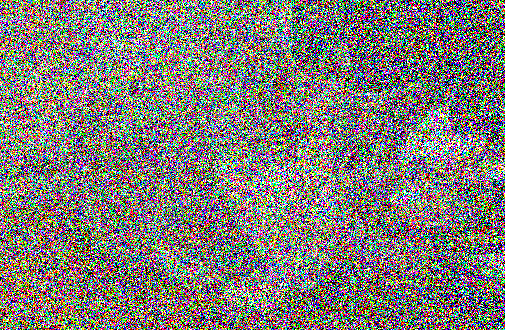
#> input picture ClassWork/CW4/NoisyS.pgm, 505 x 330 px, found by its file name
$ python Assignment4.py
#> lines starting #> are read from the running program, lines starting #| are printed output that depends on the picture; after the words box and inside, x2 and y2 are one past the last pixel; in counts of white or black regions, pixels touching at a corner belong together
### All_Sols/CW/ClassWork4Sol35/logicFunctions.py
__author__ = 'Dmitry Patashov'

import numpy as np
import cv2


def myZeroPadding(myImage, padSize=1):

    if myImage.__class__ == np.ndarray:

        Dim = myImage.shape
        if len(Dim) == 2:

            padSize = np.int64(padSize)
            m, n = Dim[0], Dim[1]
            NewImg = np.zeros([m + 2 * padSize, n + 2 * padSize])
            NewImg[padSize:m + padSize, padSize:n + padSize] = myImage

            return np.uint8(NewImg)

        elif len(Dim) == 3:

            b, g, r = cv2.split(myImage)
            Pb = myZeroPadding(b, padSize)
            Pg = myZeroPadding(g, padSize)
            Pr = myZeroPadding(r, padSize)

            return cv2.merge((Pb, Pg, Pr))
        else:
            return None
    else:
        return None

def myExtendedPadding(myImage, padSize=1):
    if myImage.__class__ == np.ndarray:

        Dim = myImage.shape
        if len(Dim) == 2:

            padSize = np.int64(padSize)
            newImg = myZeroPadding(myImage, padSize)

            def extendTopDown(newImg, padSize, dim):

                newImg[:padSize, :] = newImg[padSize, :]
                newImg[dim + padSize:, :] = newImg[dim + padSize - 1, :]

                return newImg

            newImg = extendTopDown(newImg, padSize, Dim[0])
            newImg = extendTopDown(newImg.transpose(), padSize, Dim[1]).transpose()

            return np.uint8(newImg)

        elif len(Dim) == 3:

            b, g, r = cv2.split(myImage)
            Pb = myExtendedPadding(b, padSize)
            Pg = myExtendedPadding(g, padSize)
            Pr = myExtendedPadding(r, padSize)

            return cv2.merge((Pb, Pg, Pr))
        else:
            return None
    else:
        return None

def MedianSQFilter(myImage, filtOrder=1):

    if myImage.__class__ != np.ndarray:
        return None

    D = myImage.shape
    if len(D) == 2:

        windowSize = filtOrder * 2 + 1

        if windowSize % 2 == 0:
            windowSize += 1
        if windowSize < 3 or windowSize > np.min(D):
            windowSize = 3

        newImage = np.zeros(D)

        borderSize = np.int64((windowSize - 1) / 2)
        PadImg = myExtendedPadding(myImage, borderSize)
        m,n = PadImg.shape

        for i in range(borderSize, m - borderSize):
            for j in range(borderSize, n - borderSize):
                window = PadImg[i-borderSize:borderSize+i+1, j-borderSize:borderSize+j+1]
                arr = np.reshape(window, (1,-1))
                Sarr = np.sort(arr)
                med = Sarr[0][np.int64((windowSize ** 2 - 1) / 2)]
                newImage[i-borderSize][j-borderSize] = med

        return newImage

    elif len(D) == 3:

        b,g,r = cv2.split(myImage)
        MB = MedianSQFilter(b, filtOrder)
        MG = MedianSQFilter(g, filtOrder)
        MR = MedianSQFilter(r, filtOrder)

        return cv2.merge((MB,MG,MR))
    else:
        raise ValueError('Function receives only BGR, RGB or GrayScale images')

### All_Sols/CW/ClassWork4Sol35/myFunctions.py
__author__ = 'Dmitry Patashov'

import numpy as np
import cv2
import logicFunctions as lf

def myMasking(myImage, myMask):
    if myImage.__class__ == np.ndarray and myMask.__class__ == np.ndarray:

        Dim = myImage.shape
        if len(Dim) == 2:
            a, b = myMask.shape
            m, n = Dim[0], Dim[1]

            if m < a or n < b or a % 2 == 0 or np.mod(b, 2) == 0:
                return None

            p = np.int64(m - (a - 1))
            q = np.int64(n - (b - 1))
            LRBorders = np.int64((b - 1) / 2)
            UDBorders = np.int64((a - 1) / 2)

            Result = np.zeros((p, q))
            for i in range(UDBorders, m - UDBorders):
                for j in range(LRBorders, n - LRBorders):
                    subMat = np.float64(myImage[i - UDBorders:i + UDBorders + 1, j - LRBorders:j + LRBorders + 1])
                    Result[i - UDBorders, j - LRBorders] = np.sum(subMat * np.float64(myMask))

            return Result

        elif len(Dim) == 3:

            b, g, r = cv2.split(myImage)
            Mb = myMasking(b, myMask)
            Mg = myMasking(g, myMask)
            Mr = myMasking(r, myMask)

            if Mb.__class__ == None.__class__ or Mg.__class__ == None.__class__ or Mr.__class__ == None.__class__:
                return None

            return cv2.merge((Mb, Mg, Mr))
        else:
            return None

    else:
        return None

# [21 lines left out: function myHistPlotUint8, not called in this run]

### All_Sols/CW/ClassWork4Sol35/Assignment4.py
__author__ = 'Dmitry Patashov'

import myFunctions as mf
import numpy as np
import cv2
from matplotlib import pyplot as plt
import logicFunctions as lf

img = cv2.imread('NoisyS.pgm')
#> img is the input picture: shape (330, 505, 3); mean B, G, R 118.6, 123.3, 126.8

GaussMask = 1.0/273 * np.array([[1, 4, 7, 4, 1],
                                [4, 16, 26, 16, 4],
                                [7, 26, 41, 26, 7],
                                [4, 16, 26, 16, 4],
                                [1, 4, 7, 4, 1]])

medImg = lf.MedianSQFilter(img, 10)
#> in MedianSQFilter, `b,g,r = cv2.split(myImage)`:
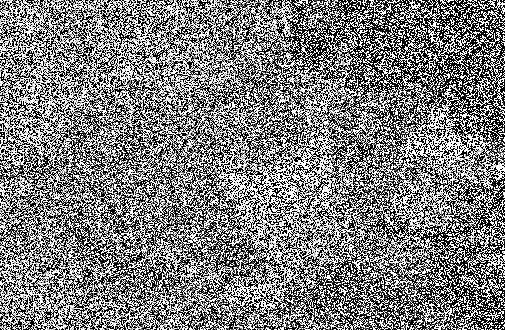
#> r: shape (330, 505); min 0, max 255, mean 126.8
#> in extendTopDown (call 2), `newImg[dim + padSize:, :] = newImg[dim + padSize - 1, :]`: newImg: shape (525, 350); min 0, max 255, mean 117.7
#> call 3 of MedianSQFilter, with filtOrder = 10
#> in extendTopDown (call 4), `newImg[dim + padSize:, :] = newImg[dim + padSize - 1, :]`: newImg: shape (525, 350); min 0, max 255, mean 122.9
#> after the loop in MedianSQFilter (call 3), `for i in range(borderSize, m - borderSize):`:
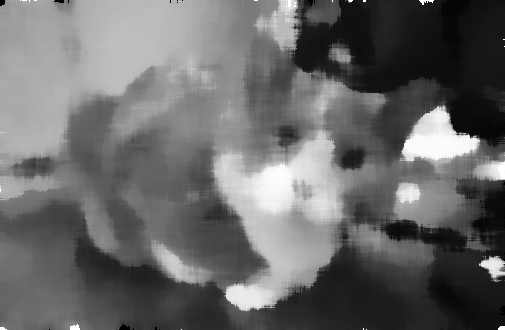
#> newImage: shape (330, 505) float64; min 0, max 255, mean 105
#> in extendTopDown (call 6), `newImg[dim + padSize:, :] = newImg[dim + padSize - 1, :]`:
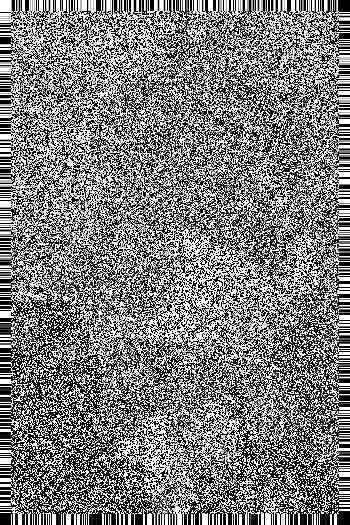
#> newImg: shape (525, 350); min 0, max 255, mean 126.3
#> in MedianSQFilter, `return cv2.merge((MB,MG,MR))`:
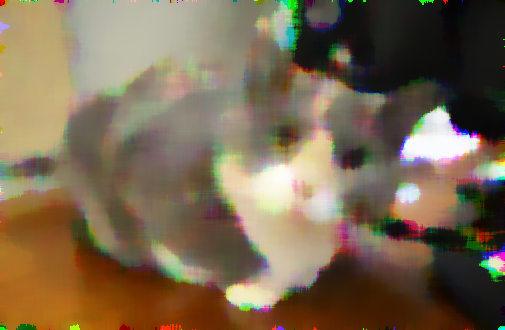
#> returned value: shape (330, 505, 3) float64; mean of channels 0, 1, 2 81.2, 105, 122.3; drawn as B, G, R
gaussMedImg0 = mf.myMasking(lf.myExtendedPadding(np.float64(medImg), 2), GaussMask)
#> in extendTopDown (call 7), `newImg[:padSize, :] = newImg[padSize, :]`:
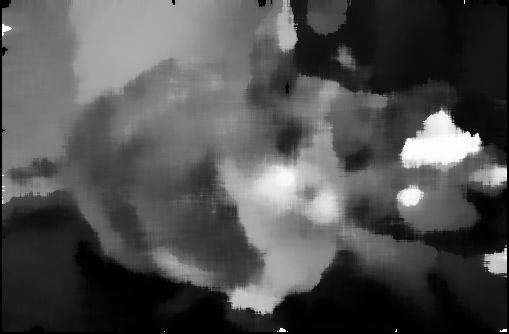
#> newImg: shape (334, 509); min 0, max 255, mean 80.1
#> in extendTopDown (call 7), `newImg[dim + padSize:, :] = newImg[dim + padSize - 1, :]`: newImg: shape (334, 509); 0.52% of pixels changed, all inside (x1, y1, x2, y2) = (4, 332, 507, 334)
#> in extendTopDown (call 8), `newImg[dim + padSize:, :] = newImg[dim + padSize - 1, :]`: newImg: shape (509, 334); min 0, max 255, mean 80.7
#> in extendTopDown (call 10), `newImg[dim + padSize:, :] = newImg[dim + padSize - 1, :]`:
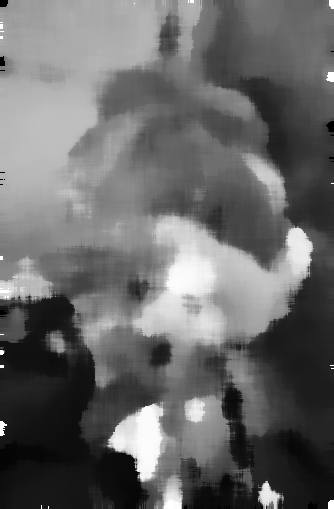
#> newImg: shape (509, 334); min 0, max 255, mean 104.8
#> in myZeroPadding (call 6), `NewImg[padSize:m + padSize, padSize:n + padSize] = myImage`:
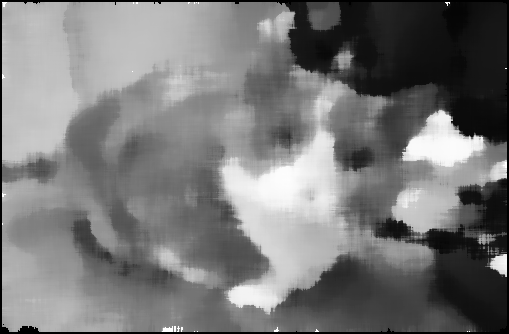
#> NewImg: shape (334, 509) float64; min 0, max 255, mean 119.9
#> in myMasking, `Dim = myImage.shape`: Dim = (334, 509, 3)

gaussMedImg = gaussMedImg0.copy()
gaussMedImg = gaussMedImg - np.min(gaussMedImg)
gaussMedImg = gaussMedImg * 255 / np.max(gaussMedImg)
gaussMedImg = np.uint8(np.round(gaussMedImg))

plt.figure()

plt.subplot(121)
plt.axis('off')
plt.title('Original image')
plt.imshow(img[:,:,::-1])

plt.subplot(122)
plt.axis('off')
plt.title('Median + Gaussian filtered image')
plt.imshow(gaussMedImg[:,:,::-1])

# Bonus Part
SharpenMask = np.array([[-1, -2, -1],
                        [-2, 13, -2],
                        [-1, -2, -1]])

gaussMedImg1 = mf.myMasking(lf.myExtendedPadding(np.float64(gaussMedImg0)), SharpenMask)

gaussMedImg1[gaussMedImg1 < 0] = 0
gaussMedImg1[gaussMedImg1 > 255] = 255
gaussMedImg1 = np.uint8(np.round(gaussMedImg1))

plt.figure()

plt.subplot(121)
plt.axis('off')
plt.title('Original image')
plt.imshow(img[:,:,::-1])

plt.subplot(122)
plt.axis('off')
plt.title('Median + Gaussian + Sharpen filtered image')
plt.imshow(gaussMedImg1[:,:,::-1])

plt.show()

$ run again, with ClassWork/CW4/Cat.jpg saved as ClassWork/CW4/NoisyS.pgm
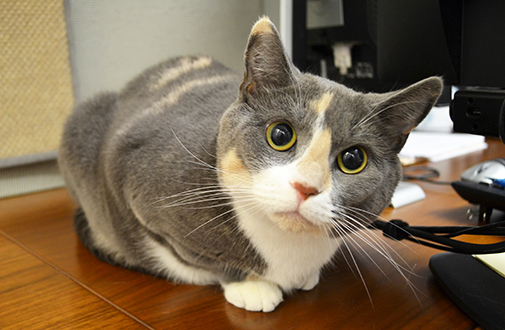
#> input picture ClassWork/CW4/Cat.jpg, 505 x 330 px, found by its file name
#> img is the input picture: shape (330, 505, 3); mean B, G, R 82.1, 105.3, 122.9
#> NewImg: shape (334, 509) float64
#> in extendTopDown (call 10), `newImg[dim + padSize:, :] = newImg[dim + padSize - 1, :]`:
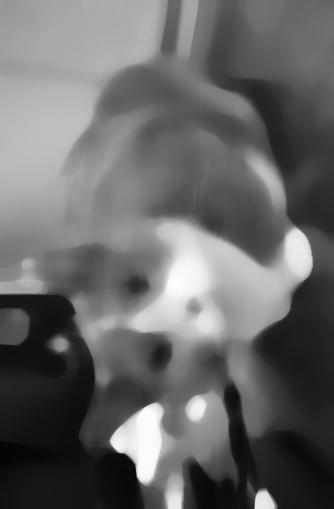
#> newImg: shape (509, 334); min 4, max 252, mean 103.8
#> in myZeroPadding (call 6), `NewImg[padSize:m + padSize, padSize:n + padSize] = myImage`:
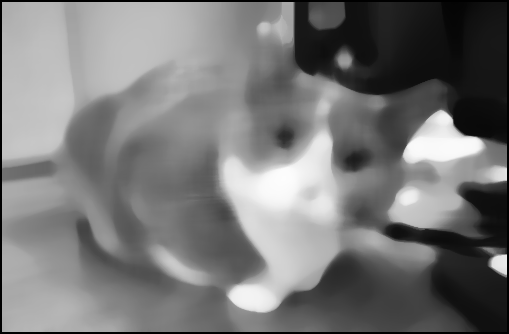
#> NewImg: shape (334, 509) float64; min 0, max 253, mean 119.7
#> in myMasking, `Dim = myImage.shape`: Dim = (334, 509, 3)
